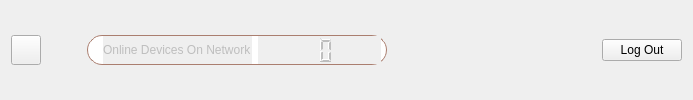
        <widget class="QWidget" name="search_widget" native="true">
         <property name="styleSheet">
          <string notr="true">#search_widget {background-color: #ABB2B9;}</string>
         </property>
         <layout class="QHBoxLayout" name="horizontalLayout">
          <item>
           <widget class="QPushButton" name="pushButton_8">
            <property name="minimumSize">
             <size>
              <width>30</width>
              <height>30</height>
             </size>
            </property>
            <property name="maximumSize">
             <size>
              <width>30</width>
              <height>30</height>
             </size>
            </property>
            <property name="text">
             <string/>
            </property>
            <property name="icon">
             <iconset resource="static/resource.qrc">
              <normaloff>:/icon/icon/arrow-96-48.ico</normaloff>
              <normalon>:/icon/icon/arrow-31-48.ico</normalon>:/icon/icon/arrow-96-48.ico</iconset>
            </property>
            <property name="iconSize">
             <size>
              <width>15</width>
              <height>15</height>
             </size>
            </property>
            <property name="checkable">
             <bool>true</bool>
            </property>
           </widget>
          </item>
          <item>
           <spacer name="horizontalSpacer">
            <property name="orientation">
             <enum>Qt::Horizontal</enum>
            </property>
            <property name="sizeHint" stdset="0">
             <size>
              <width>40</width>
              <height>20</height>
             </size>
            </property>
           </spacer>
          </item>
          <item>
           <widget class="QFrame" name="search_frame">
            <property name="minimumSize">
             <size>
              <width>300</width>
              <height>30</height>
             </size>
            </property>
            <property name="maximumSize">
             <size>
              <width>300</width>
              <height>30</height>
             </size>
            </property>
            <property name="font">
             <font>
              <pointsize>10</pointsize>
             </font>
            </property>
            <property name="autoFillBackground">
             <bool>false</bool>
            </property>
            <property name="styleSheet">
             <string notr="true">#search_frame {
	border:  1px solid #aa7e6f;
	border-radius: 15px;
	background-color: rgb(255, 255, 255);
}

#search_btn {
	padding:5px 5px;
	border-radius: 15px;
}

#search_btn:pressed {
	padding-left: 10px;
}</string>
            </property>
            <property name="frameShape">
             <enum>QFrame::NoFrame</enum>
            </property>
            <property name="frameShadow">
             <enum>QFrame::Plain</enum>
            </property>
            <property name="lineWidth">
             <number>0</number>
            </property>
            <layout class="QHBoxLayout" name="horizontalLayout_10">
             <property name="leftMargin">
              <number>15</number>
             </property>
             <property name="topMargin">
              <number>0</number>
             </property>
             <property name="rightMargin">
              <number>5</number>
             </property>
             <property name="bottomMargin">
              <number>0</number>
             </property>
             <item>
              <widget class="QLabel" name="label_52">
               <property name="enabled">
                <bool>false</bool>
               </property>
               <property name="acceptDrops">
                <bool>false</bool>
               </property>
               <property name="toolTip">
                <string/>
               </property>
               <property name="autoFillBackground">
                <bool>true</bool>
               </property>
               <property name="text">
                <string>Online Devices On Network</string>
               </property>
               <property name="scaledContents">
                <bool>false</bool>
               </property>
              </widget>
             </item>
             <item>
              <widget class="QLCDNumber" name="lcdNumber">
               <property name="enabled">
                <bool>false</bool>
               </property>
               <property name="autoFillBackground">
                <bool>true</bool>
               </property>
               <property name="frameShape">
                <enum>QFrame::NoFrame</enum>
               </property>
               <property name="frameShadow">
                <enum>QFrame::Sunken</enum>
               </property>
               <property name="lineWidth">
                <number>4</number>
               </property>
               <property name="midLineWidth">
                <number>3</number>
               </property>
               <property name="smallDecimalPoint">
                <bool>false</bool>
               </property>
               <property name="digitCount">
                <number>2</number>
               </property>
               <property name="segmentStyle">
                <enum>QLCDNumber::Filled</enum>
               </property>
               <property name="intValue" stdset="0">
                <number>0</number>
               </property>
              </widget>
             </item>
            </layout>
           </widget>
          </item>
          <item>
           <spacer name="horizontalSpacer_2">
            <property name="orientation">
             <enum>Qt::Horizontal</enum>
            </property>
            <property name="sizeHint" stdset="0">
             <size>
              <width>209</width>
              <height>20</height>
             </size>
            </property>
           </spacer>
          </item>
          <item>
           <widget class="QPushButton" name="pushButton_details_new_window">
            <property name="autoFillBackground">
             <bool>false</bool>
            </property>
            <property name="text">
             <string>Log Out</string>
            </property>
           </widget>
          </item>
         </layout>
        </widget>
